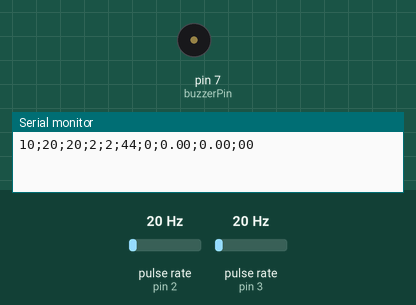
This sketch was run on a simulated Arduino Uno, built with avr-gcc and run on an emulated ATmega328P. Parts: buzzer (waves = sounding, pin HIGH), the last lines printed to the serial monitor. Wiring (inferred from the names in the program): 2 × pulse sensor: data pin 2 / data pin 3. Inputs (shaded band) come from the test bench; at power-on: pulse rate (sensors on pin 2, pin 3) 20 Hz.

Above: at 1.2 s.
1.3 s: pulse rate (sensor on pin 2) set to 16 Hz
At 4.8 s:
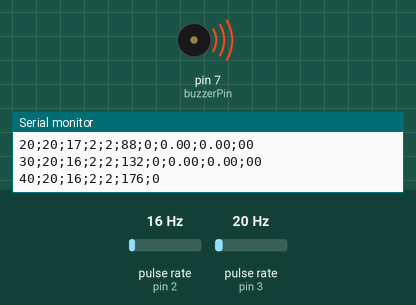
Timing chart, 0 to 10.3 s (numbered marks = the images above; inputs shaded):
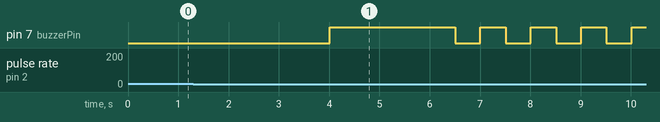

Measured:
- the behaviour switches between 18 and 17 Hz on pulse rate (sensor on pin 2) (found by bisection; images 0 and 1)
- by itself, pin 7 (buzzerPin): repeats every 1.0 s: LOW 0.50 s, HIGH 0.50 s

The sketch:

Arduino_With_Deviation.ino
```cpp
#include <math.h>

#define NUM_BASELINE_READINGS 10
#define NUM_READINGS 20
int pulseCount_2_readings[NUM_READINGS];
int baselineReadings[NUM_BASELINE_READINGS];
int index = 0;
int movingAverage = 0;

#define Z_SCORE_THRESHOLD 5

byte sensorInterrupt = 1;   // INPUT IN PIN 3   -> INTERRUPT = 1 FOR UNO
byte sensorInterrupt_2 = 0; // OUTPUT IN PIN 2  -> INTERRUPT = 0 FOR UNO

byte sensorPin = 3;
byte sensorPin_2 = 2;
int buzzerPin = 7;


// - Flow rate pulse characteristics: Frequency (Hz) = 7.5 * Flow rate (L/min)
float calibrationFactor = 7.5;
float calibrationFactor_2 = 7.5;

volatile byte pulseCount;
volatile byte pulseCount_2;

float flowRate;
float flowRate_2;
unsigned int flowMilliLitres;
unsigned int flowMilliLitres_2;
unsigned long totalMilliLitres;
unsigned long totalMilliLitres_2;

unsigned long oldTime;

String dataLabel0 = "DateTime";
String dataLabel1 = "Input Pulse";
String dataLabel2 = "Output Pulse";
String dataLabel3 = "Input Flow";
String dataLabel4 = "Output Flow";
String dataLabel5 = "Total Output (mL)";
String dataLabel6 = "Total Output (L)";

bool label = true;

float calculateMean(int data[], int dataSize)
{
  float sum = 0.0;
  for (int i = 0; i < dataSize; i++)
  {
    sum += data[i];
  }
  return sum / dataSize;
}

// Function to calculate the standard deviation
float calculateStandardDeviation(int data[], int dataSize, float mean)
{
  float sum = 0.0;
  for (int i = 0; i < dataSize; i++)
  {
    sum += pow(data[i] - mean, 2);
  }
  float variance = sum / dataSize;
  return sqrt(variance);
}

float calculateMovingAverage(int data[], int dataSize, float newData)
{
  if (dataSize >= 20)
  {
    // Shift the existing data to make room for the new data
    for (int i = 0; i < dataSize - 1; i++)
    {
      data[i] = data[i + 1];
    }

    // Add the new data to the array
    data[dataSize - 1] = newData;

    // Calculate the moving average of the last 20 data points
    float sum = 0.0;
    for (int i = 0; i < dataSize; i++)
    {
      sum += data[i];
    }
    float movingAvg = sum / 20;
    return movingAvg;
  }
  else
  {
    float sum = 0.0;
    for (int i = 0; i < dataSize; i++)
    {
      sum += data[i];
    }
    float movingAvg = sum / dataSize;
    return movingAvg;
  }
}


void setup()
{
  Serial.begin(9600);

  pinMode(sensorPin, INPUT);
  digitalWrite(sensorPin, HIGH);
  pinMode(sensorPin_2, INPUT);
  digitalWrite(sensorPin_2, HIGH);
  pinMode(buzzerPin, OUTPUT);

  pulseCount = 0;
  flowRate = 0.0;
  flowMilliLitres = 0;
  totalMilliLitres = 0;

  pulseCount_2 = 0;
  flowRate_2 = 0.0;
  flowMilliLitres_2 = 0;
  totalMilliLitres_2 = 0;

  oldTime = 0;

  attachInterrupt(sensorInterrupt, pulseCounter, FALLING);
  attachInterrupt(sensorInterrupt_2, pulseCounter_2, FALLING);
}

bool baselineInitialized = false;
int baselineSum = 0;
int baselineCount = 0;
float baselineMean = 0;
float standardDeviation = 0;
void loop()
{
  if ((millis() - oldTime) > 1000)
  {
    detachInterrupt(sensorInterrupt);
    detachInterrupt(sensorInterrupt_2);

    flowRate = ((1000.0 / (millis() - oldTime)) * pulseCount) / calibrationFactor;
    flowRate_2 = ((1000.0 / (millis() - oldTime)) * pulseCount_2) / calibrationFactor_2;

    oldTime = millis();

    flowMilliLitres = (flowRate / 60) * 1000;
    flowMilliLitres_2 = (flowRate_2 / 60) * 1000;

    totalMilliLitres += flowMilliLitres;
    totalMilliLitres_2 += flowMilliLitres_2;

    unsigned int frac;
    unsigned int frac_2;

    Serial.print(millis() / 100);
    Serial.print(";");
    Serial.print(int(pulseCount));
    Serial.print(";");
    Serial.print(int(pulseCount_2));
    Serial.print(";");
    Serial.print(int(flowRate));
    Serial.print(";");
    Serial.print(int(flowRate_2));
    Serial.print(";");
    Serial.print(totalMilliLitres);
    Serial.print(";");
    Serial.print(totalMilliLitres / 1000);

    int receivedValue;
    receivedValue = pulseCount_2;
    pulseCount_2_readings[index] = receivedValue;
    index = (index + 1) % NUM_READINGS;
    // if (!baselineInitialized)
    // {
    //   // Calculate baseline values from the first 10 readings
    //   baselineReadings[baselineCount] = receivedValue;
    //   baselineSum += receivedValue;
    //   baselineCount++;

    //   if (baselineCount >= NUM_BASELINE_READINGS)
    //   {
    //     baselineInitialized = true;
    //     baselineMean = calculateMean(baselineReadings, NUM_BASELINE_READINGS);


    //   }
    // }
    // else
    // {

      movingAverage = calculateMovingAverage(pulseCount_2_readings, NUM_READINGS, receivedValue);

      if(receivedValue - movingAverage > 7 && receivedValue - movingAverage <=12 ){
        int pulseCountReading = pulseCount;
        if (pulseCountReading > 0)
        {
          printBuzzer(buzzerPin, 2000);
        }
      }
      else if(receivedValue - movingAverage  <=12){
          printBuzzer(buzzerPin, 500);
      }

      // // Check for irregularity
      // standardDeviation = calculateStandardDeviation(pulseCount_2_readings, NUM_READINGS, receivedValue);

      // // Serial.print("Standard Deviation: ");

      // if (standardDeviation > 5 && standardDeviation < 7.5)
      // {
      //   // Check if pulseCount still has readings
      //   int pulseCountReading = pulseCount;
      //   if (pulseCountReading > 0)
      //   {
      //     printBuzzer(buzzerPin, 2000);
      //     // Serial.println("Small Leak Detected!");

      //   }
      // }
      // else if (standardDeviation > 7.5)
      // {
      //     printBuzzer(buzzerPin, 500);
      // }
    // }
    Serial.print(";");
    Serial.print(baselineMean);
    Serial.print(";");
    Serial.print(standardDeviation);
    Serial.print(";");
    Serial.println("00");

    pulseCount = 0;
    pulseCount_2 = 0;

    attachInterrupt(sensorInterrupt, pulseCounter, FALLING);
    attachInterrupt(sensorInterrupt_2, pulseCounter_2, FALLING);
  }
}

void pulseCounter()
{
  pulseCount++;
}

void pulseCounter_2()
{
  pulseCount_2++;
}

void printBuzzer(int buzzerPin, int buzzerDuration)
{
  digitalWrite(buzzerPin, HIGH);
  delay(buzzerDuration);
  digitalWrite(buzzerPin, LOW);
}
```
